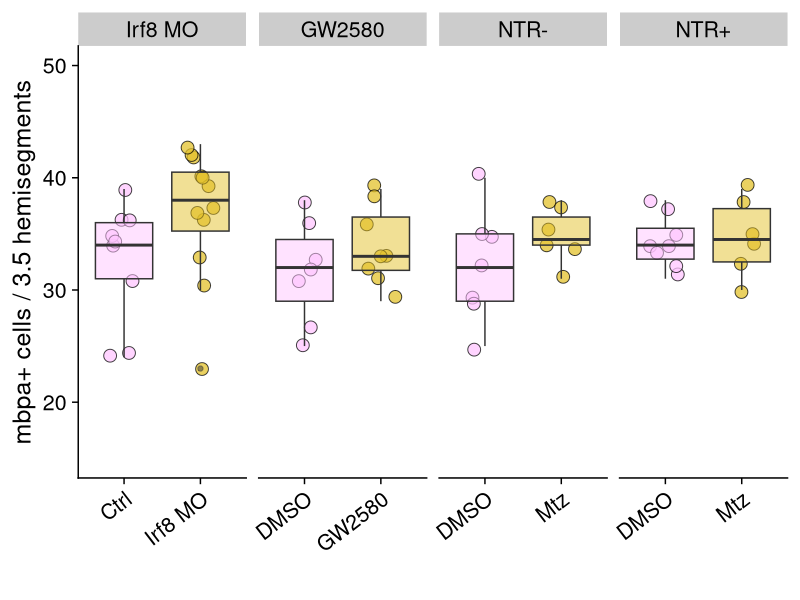
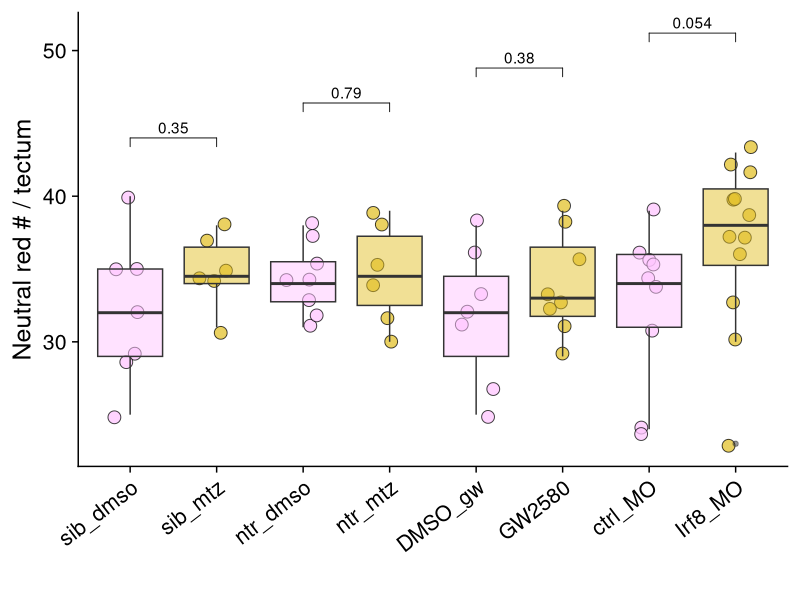
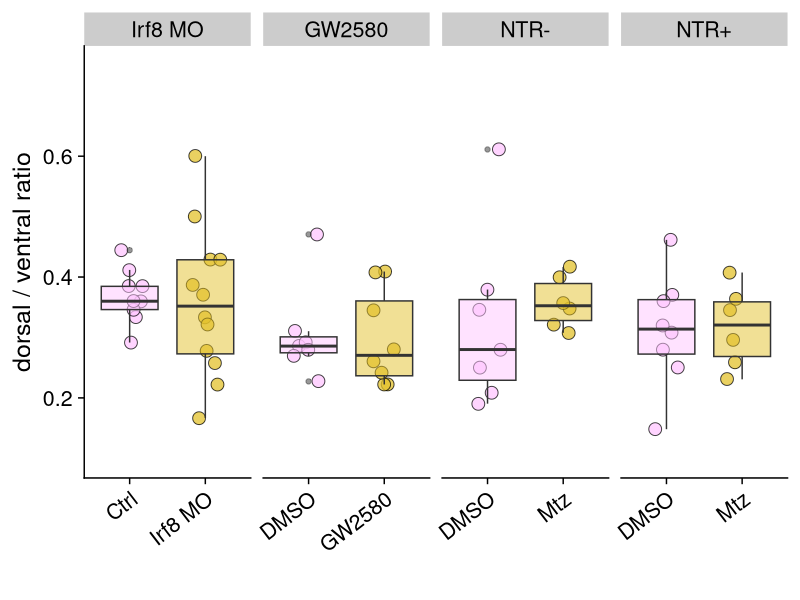
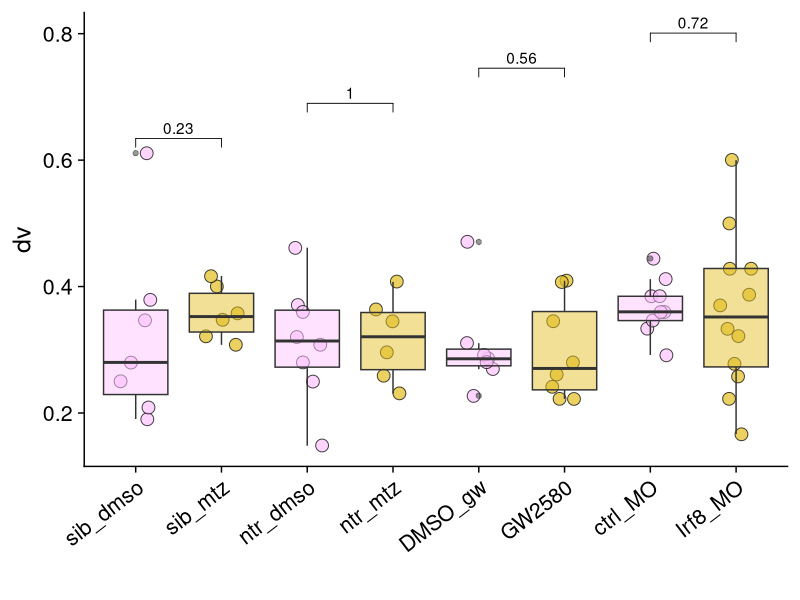

The R source for these figures, in order:
## ---- chunk 1
knitr::opts_chunk$set(echo = TRUE)
## ---- chunk 2
library(tidyverse)
library(ggpubr)
library(cowplot)
library(colorspace)
## ---- chunk 3
theme_set(theme_cowplot(font_size =18))
## ---- chunk 4
mbpa_depl <- read_csv('mic-depl-mbpacounts.csv')
View(mbpa_depl)
## ---- chunk 5
mbpa_depl %>% group_by(group) %>% summarize(n_fish = n(), n_ols = sum(dorsal) + sum (ventral))
## ---- chunk 6
mbpa_depl <- mbpa_depl %>%  mutate("pair_group" =
                       case_when(
                           group == "sib_dmso" ~ "NTR-",
                            group == "sib_mtz" ~ "NTR-", 
                           group == "ntr_dmso" ~ "NTR+",
                            group == "ntr_mtz" ~ "NTR+",
                           group == "ctrl_MO" ~ "Irf8 MO",
                           group == "Irf8_MO" ~ "Irf8 MO",
                           group == "DMSO_gw" ~ "GW2580",
                           group == "GW2580" ~ "GW2580")) %>%
 mutate("group_names_for_facet" =
           case_when(
             group == "sib_dmso" ~ "DMSO",
             group == "sib_mtz" ~ "Mtz",
             group == "ntr_dmso" ~ "DMSO",
             group == "ntr_mtz" ~ "Mtz",
             group == "ctrl_MO" ~ "Ctrl",
             group == "Irf8_MO" ~ "Irf8 MO",
             group == "DMSO_gw" ~ "DMSO",
             group == "GW2580" ~ "GW2580")) %>%
  mutate("total_mbpa" = dorsal + ventral) %>%
  mutate("dv_ratio" = dorsal / ventral)
## ---- chunk 7
mbpa_depl$pair_group <- mbpa_depl$pair_group %>% fct_relevel("Irf8 MO", "GW2580", "NTR-", "NTR+")
## ---- chunk 8
mbpa_depl$group <- mbpa_depl$group %>% fct_relevel("sib_dmso", "sib_mtz", "ntr_dmso", "ntr_mtz", "DMSO_gw", "GW2580", "ctrl_MO", "Irf8_MO")
## ---- chunk 9
depl_comparisons <- list(c("sib_dmso", "sib_mtz"), c("ntr_dmso", "ntr_mtz"), c("DMSO_gw", "GW2580"), c("ctrl_MO", "Irf8_MO"))

ggplot(mbpa_depl, aes(x=group_names_for_facet, y=total_mbpa, fill=group))+
  geom_jitter(width=0.2, shape=21, alpha=0.75, size=4)+
  geom_boxplot( alpha=0.5)+
  
  scale_fill_manual(values = c("#FFC5FF", "#E3C22D", "#FFC5FF", "#E3C22D", "#FFC5FF", "#E3C22D", "#FFC5FF", "#E3C22D"))+
  
  labs(x= " ", y="mbpa+ cells / 3.5 hemisegments")+
  theme(axis.text.x = element_text(angle=37.5, hjust=1, vjust=1), legend.position = "none")+
  #stat_compare_means(inherit.aes=FALSE, aes(x=group, y=total_mbpa), method="wilcox.test", label="p.format", comparisons = depl_comparisons)+
  facet_grid(.~pair_group, scales = "free")+
  ylim(15, 50)
#ggsave('mbpa-number-depletion.png', dpi=300, height=4.5, width=6.75)

## ---- chunk 10
ggplot(mbpa_depl, aes(x=group, y=total_mbpa, fill=group))+
  geom_jitter(width=0.2, shape=21, alpha=0.75, size=4)+
  geom_boxplot( alpha=0.5)+
  
  scale_fill_manual(values = c("#FFC5FF", "#E3C22D", "#FFC5FF", "#E3C22D", "#FFC5FF", "#E3C22D", "#FFC5FF", "#E3C22D"))+
  
  labs(x= " ", y="Neutral red # / tectum")+
  theme(axis.text.x = element_text(angle=37.5, hjust=1, vjust=1), legend.position = "none")+
  stat_compare_means(inherit.aes=FALSE, aes(x=group, y=total_mbpa), method="wilcox.test", label="p.format", comparisons = depl_comparisons)
## ---- chunk 11
depl_comparisons <- list(c("sib_dmso", "sib_mtz"), c("ntr_dmso", "ntr_mtz"), c("DMSO_gw", "GW2580"), c("ctrl_MO", "Irf8_MO"))

ggplot(mbpa_depl, aes(x=group_names_for_facet, y=dv_ratio, fill=group))+
  geom_jitter(width=0.2, shape=21, alpha=0.75, size=4)+
  geom_boxplot( alpha=0.5)+
  
  scale_fill_manual(values = c("#FFC5FF", "#E3C22D", "#FFC5FF", "#E3C22D", "#FFC5FF", "#E3C22D", "#FFC5FF", "#E3C22D"))+
  
  labs(x= " ", y="dorsal / ventral ratio")+
  theme(axis.text.x = element_text(angle=37.5, hjust=1, vjust=1), legend.position = "none")+
  #stat_compare_means(inherit.aes=FALSE, aes(x=group, y=total_mbpa), method="wilcox.test", label="p.format", comparisons = depl_comparisons)+
  facet_grid(.~pair_group, scales = "free")+
  ylim(0.1, 0.75)
#ggsave('dorsal_ventral_mbpa_depletion.png', dpi=300, height=4.5, width=6.75)
## ---- chunk 12
ggplot(mbpa_depl, aes(x=group, y=dv_ratio, fill=group))+
  geom_jitter(width=0.2, shape=21, alpha=0.75, size=4)+
  geom_boxplot( alpha=0.5)+
  
  scale_fill_manual(values = c("#FFC5FF", "#E3C22D", "#FFC5FF", "#E3C22D", "#FFC5FF", "#E3C22D", "#FFC5FF", "#E3C22D"))+
  
  labs(x= " ", y="dv")+
  theme(axis.text.x = element_text(angle=37.5, hjust=1, vjust=1), legend.position = "none")+
  stat_compare_means(inherit.aes=FALSE, aes(x=group, y=dv_ratio), method="wilcox.test", label="p.format", comparisons = depl_comparisons)
